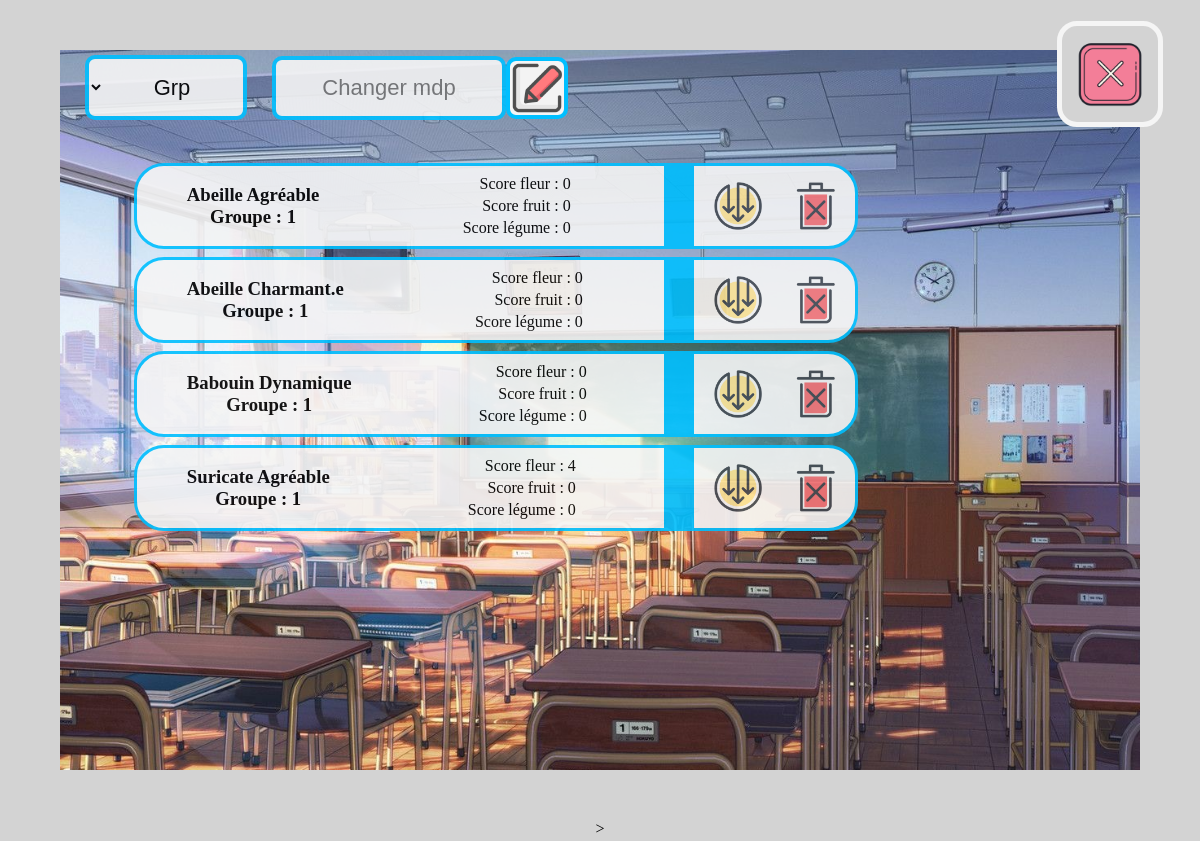
The app's page /recap with its own data.
### euro_game/models.py (models this page shows)
class Eleve(models.Model):
    prenom = models.CharField(max_length=32)
    nom = models.CharField(max_length=32)
    groupe = models.DecimalField(max_digits=1, decimal_places=0)
    nb_points_legume = models.DecimalField(max_digits=3, decimal_places=0)
    nb_points_fruit = models.DecimalField(max_digits=3, decimal_places=0)
    nb_points_fleur = models.DecimalField(max_digits=3, decimal_places=0)

### euro_game/views.py (the view)
# urls.py: path('recap', views.recap, name="recap"),
def recap(request, grp=0):
    if request.method == "POST":
        mdp = Prof.objects.first().mdp
        password = request.POST.get('password')
        if password == mdp:
            return redirect(recap)
        else:
            message = "Mauvais mot de passe !"
            context = {'alphabet': ALPHABET, 'message': message, 'groupes': GROUPES}
            return render(request, 'entrance.html', context)
    else:
        if grp == 0:
            all_eleves = Eleve.objects.filter(groupe__exact=1).order_by('prenom', 'nom')
            context = {"eleves": all_eleves, "grp": 1}
        else:
            all_eleves = Eleve.objects.filter(groupe__exact=grp).order_by('prenom', 'nom')
            context = {"eleves": all_eleves, "grp": grp}
        return render(request, 'recap_eleves.html', context)

### templates/recap_eleves.html (shortened to what this page needs)
{% load static %}
<!DOCTYPE html>
<html lang="fr">
<head>
    <link rel="stylesheet" href="{% static 'css/recap.css' %}">
</head>
<body>
    <div id="div_recap">
        <div id="prof">
            <select id="select" id="sel_grp" name="groupe">
                <option value="0">Grp</option>
            </select>
            <input id="input_edit" type="text" maxlength="16" placeholder="Changer mdp"/>
            <img id="edit" onclick="edit_mdp()" src="{% static 'img/edit.png' %}" alt="edit"/>
        </div>
        <div id="liste_eleves">
            {% for elv in eleves %}
                <div class="eleve">
                    <img onclick="delete_eleve({{ elv.id }})" class="delete_elv" src="{% static 'img/delete.png' %}" />
                    <img onclick="connect_eleve({{ elv.id }})" class="connect_elv" src="{% static 'img/connect.png' %}" />
                    <div style="background-color: deepskyblue; width: 30px; height: 100%; margin: auto 5px auto auto"></div>
                    <table>
                        <tr><td>Score fleur : {{ elv.nb_points_fleur }}</td></tr>
                        <tr><td>Score fruit : {{ elv.nb_points_fruit }}</td></tr>
                        <tr><td>Score légume : {{ elv.nb_points_legume }}</td></tr>
                    </table>
                    <h3 style="margin: auto auto auto 50px">{{ elv.prenom }} {{ elv.nom }}
                        {% if grp %}
                            <br>Groupe : {{ grp }}
                        {% endif %}
                    </h3>
                </div>
            {% endfor %}
        </div><img onclick="quit()" id="close" src="{% static 'img/close.png' %}" alt="close"/>
    </div>
    >
</body>
</html>

### static/css/recap.css (style rules this page uses)
html { background-color: darkslategray; overflow: hidden; margin: 0; height: 100%; }
body { margin: 0; height: 100%; background-color: lightgray; overflow: hidden; text-align: center; }
#div_recap { height: 720px; width: 1080px; margin: 50px auto; background-image: url("/static/img/classe.png"); background-size: cover; background-repeat: no-repeat; }
#prof { position: relative; width: 100%; height: 75px; text-align: left; display: flex; flex-direction: row; flex-wrap: nowrap; justify-content: flex-start; align-items: center; }
#liste_eleves { position: relative; margin: 30px auto auto 50px; width: 70%; height: 80%; overflow-y: scroll; direction: rtl; }
.eleve { margin: 8px 8px 8px 0; width: 95%; height: 80px; background-color: whitesmoke; border-radius: 30px; border: deepskyblue solid 3px; opacity: 0.9; display: flex; flex-direction: row; flex-wrap: nowrap; justify-content: space-around; align-items: center; }
table { margin: 0 20px 0 70px; display: flex; flex-direction: row; flex-wrap: nowrap; justify-content: left; align-items: center; }
td { text-align: right; }
#close { bottom: 710px; left: 510px; position: relative; height: 96px; width: 96px; border-radius: 20px; border: whitesmoke 5px solid; background-color: lightgray; }
.delete_elv, .connect_elv { height: 48px; width: 48px; margin: 0 15px 0 15px; }
#select { background-color: whitesmoke; opacity: 0.9; border: deepskyblue solid 4px; border-radius: 10px; color: black; padding: 15px 32px; text-align: center; text-decoration: none; font-size: 22px; width: 15%; margin: 5px 25px auto 25px; direction: rtl; }
#edit { width: 54px; height: 54px; background-color: whitesmoke; border: deepskyblue solid 4px; border-radius: 10px; }
#input_edit { background-color: whitesmoke; opacity: 0.9; border: deepskyblue solid 4px; border-radius: 10px; color: black; padding: 15px 32px; text-align: center; text-decoration: none; font-size: 22px; width: 15%; }

### records on screen
Eleve: nb_points_fleur "0", nb_points_fruit "0", nb_points_legume "0", prenom "Abeille", nom "Agréable", groupe "1"
Eleve: nb_points_fleur "0", nb_points_fruit "0", nb_points_legume "0", prenom "Abeille", nom "Charmant.e", groupe "1"
Eleve: nb_points_fleur "0", nb_points_fruit "0", nb_points_legume "0", prenom "Babouin", nom "Dynamique", groupe "1"
Eleve: nb_points_fleur "4", nb_points_fruit "0", nb_points_legume "0", prenom "Suricate", nom "Agréable", groupe "1"
